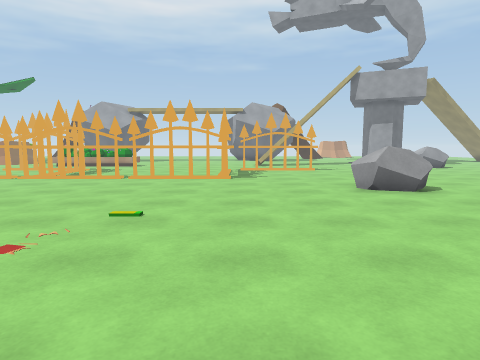
[1] (above)

24 first-person views from a walk through a scene from a Unity 3-D project. The camera is 1.4 m above the floor, tilts 6° down and sees 75° across. The floor is counted in squares, 1 m on a side. Each view is taken from the middle of a square. On the plan, view 1 faces up. The plan holds only what a view shows up to about 14 squares ahead; the rest is blank. The place goes on beyond the plan. Some animated figures are not drawn.

[2]
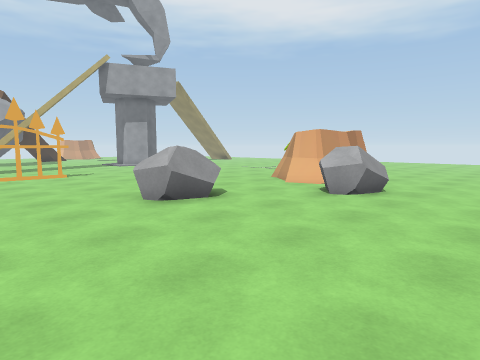

[3]
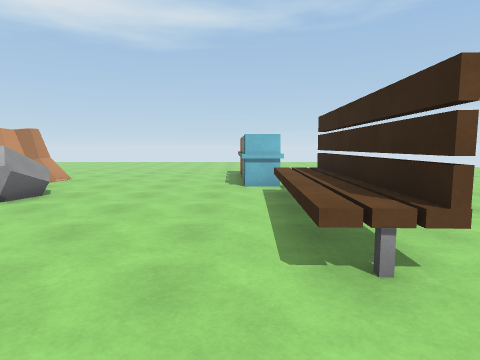

[4]
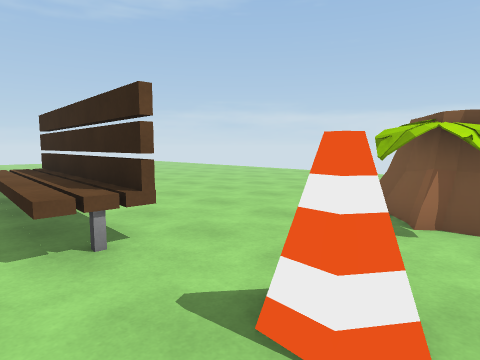

[5]
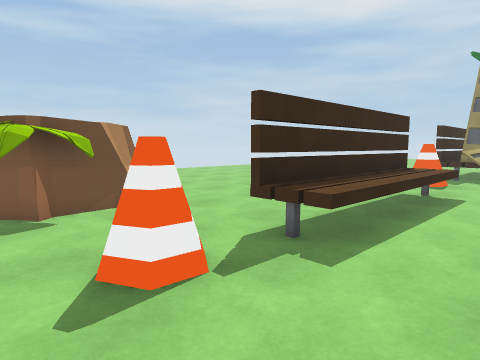

[6]
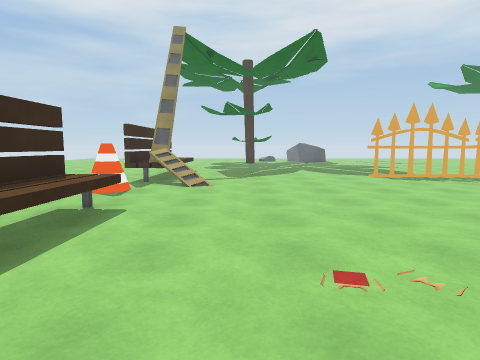

[7]
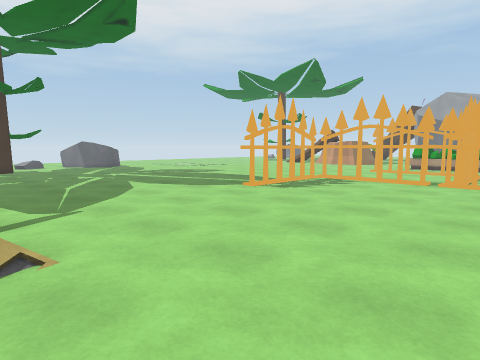

[8]
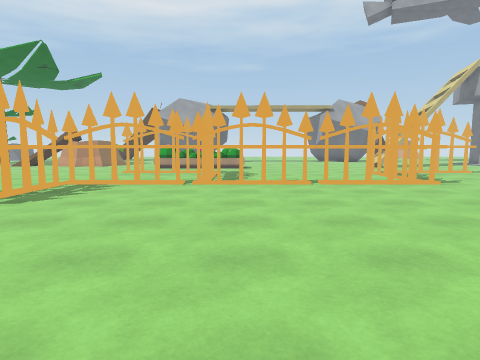

[9]
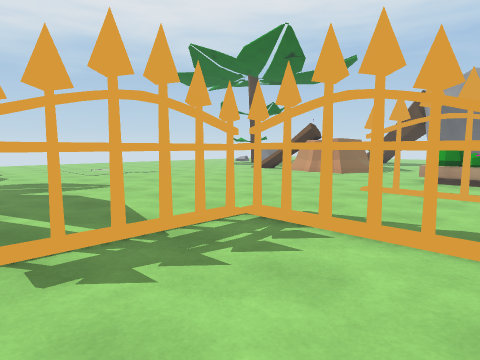

[10]
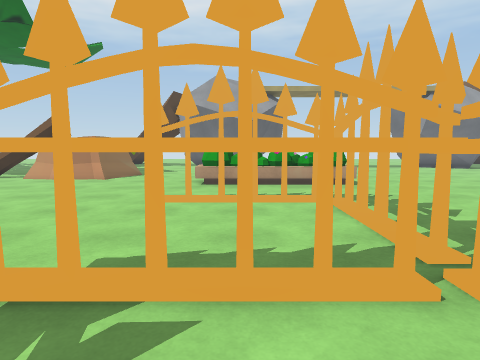

[11]
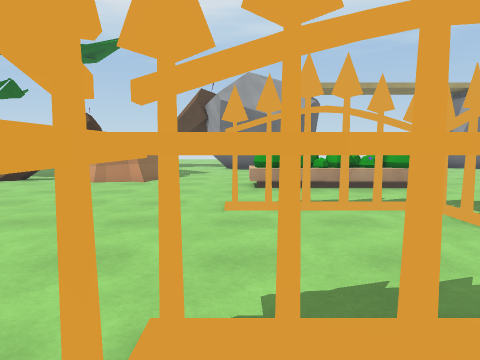

[12]
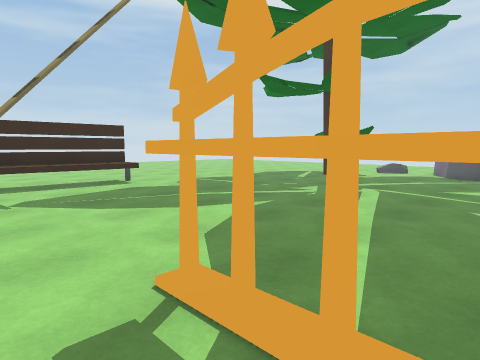

[13]
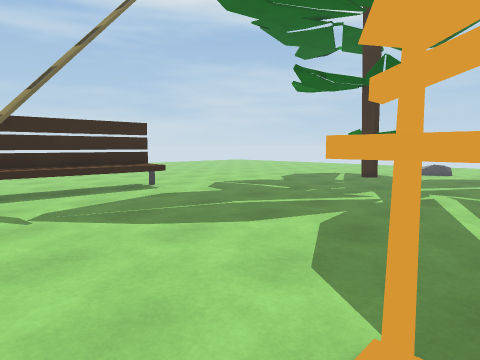

[14]
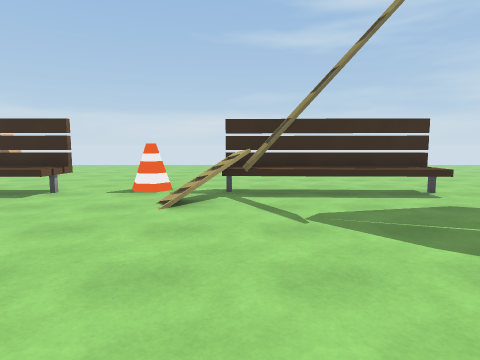

[15]
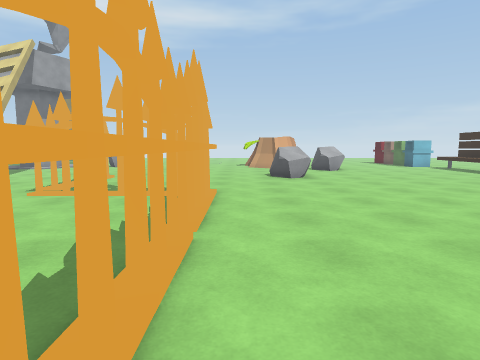

[16]
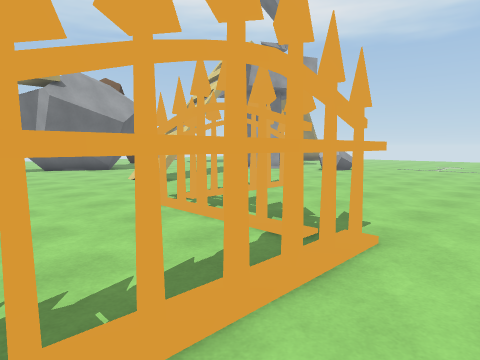

[17]
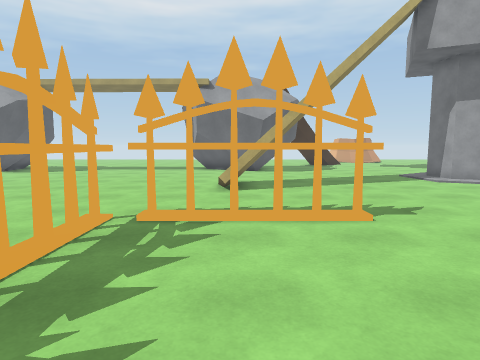

[18]
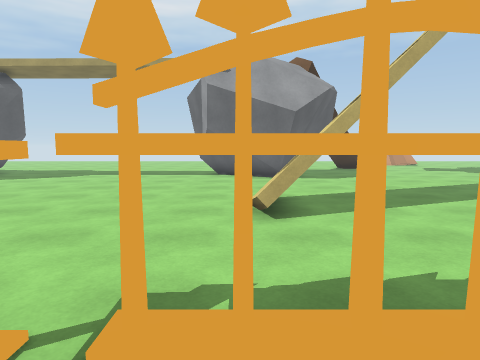

[19]
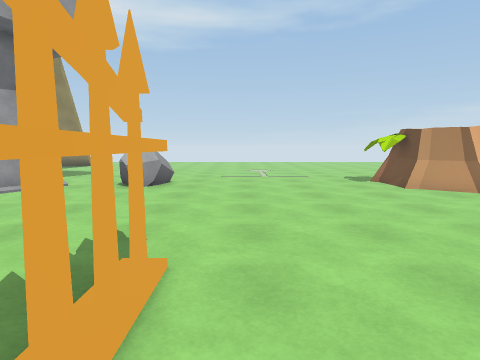

[20]
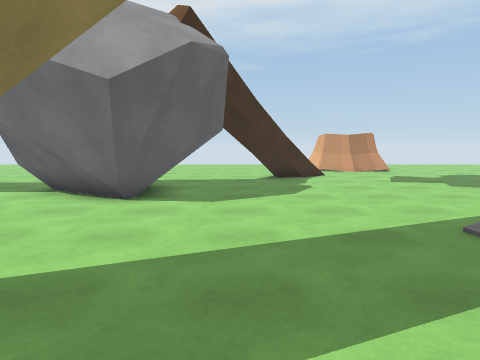

[21]
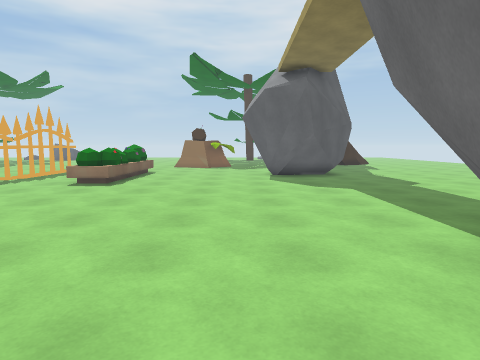

[22]
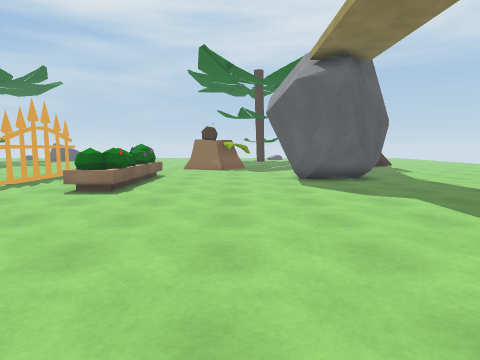

[23]
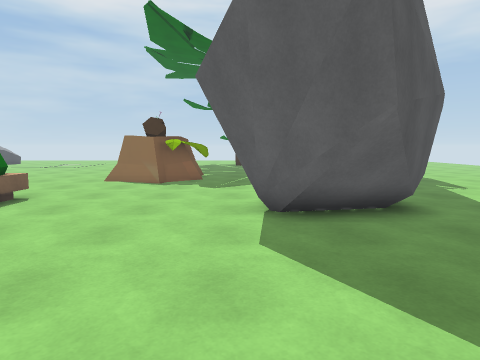

[24]
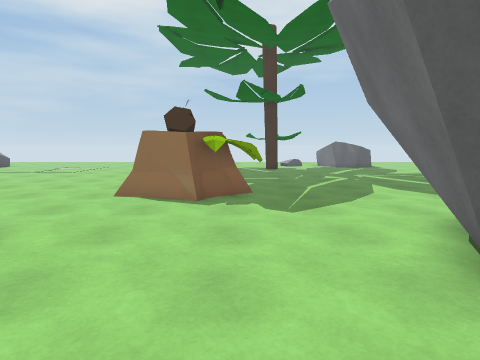

### Floor plan
Key: @ floor where view 1 was taken; # wall or solid block; x gap in a wall; . floor; / step, stairs or slope; = window, fence, low wall or low ledge; ^ raised ledge; T thing the floor can be seen under or through; R rock; C cone; O other object.
Columns run from 23 left of view 1 to 12 right of it. Each row starts with its distance up from view 1.
 38       ...  ......
 37       .... ....... ..     ...  /=...
 36 ..     ..............     ...  .....
 35 ...      .R...........     .........
 34 ......     R...........     ........
 33 .......    RRR........RRR RR#.......
 32 .......    RRR........RRRRRRR.......
 31 ........R  RR..........RRRRR........
 30 .........RRRR.............R.........
 29 .....O.............................
 28    OOO............................
 27     OOO...........................#
 26 OO   O.................... .......##
 25 OOOOOO...................^#........
 24 .........OOOOOOO.........^#.........
 23 .........OOOOOOO.........=#.........
 22 ...................................R
 21 ...................................R
 20 ....................................
 19 .........##xTTT... ....#TTTTT.......
 18 .............TT... ...#.............
 17   ...........TT.......x.............
 16  ............TT.......#.............
 15 .............TT.......#.............
 14 ........TTTT#TT########.............
 13 ........T...........................
 12 ........T..........................O
 11 ........T..................RRR....OO
 10 ........T..................RRR....O
  9 ........T.........................OO
  8 ...............................RR  .
  7 ................................RR .
  6 ....................................
  5 ....................................
  4 ....................................
  3 ....................................
  2 ....................................
  1 ...........O.......................O
  0  ...OOOOO#OO....OOOOOOO@...OOOOOOO O
 -1   ..OOOOOOO.CC..OOOOOOO.CC.OOOOOOOO
 -2  ............C..........C......
 -3  ..............................
 -4 .............. ..................
 -5 ............   ....... OOO ......

Positions as (right, up) in squares from view 1, and headings:
1: (0, 0), facing up
2: (0, 3), facing up-right
3: (1, 1), facing right
4: (0, 1), facing down-right
5: (3, 2), facing down-left
6: (0, 3), facing left
7: (-7, 1), facing up-left
8: (-8, 2), facing up
9: (-10, 9), facing up-left
10: (-12, 11), facing up
11: (-14, 12), facing up
12: (-13, 12), facing down-left
13: (-13, 10), facing down-left
14: (-13, 9), facing down
15: (-10, 13), facing right
16: (-5, 12), facing up-right
17: (2, 13), facing up
18: (1, 17), facing up
19: (1, 18), facing right
20: (6, 23), facing up
21: (4, 29), facing left
22: (2, 28), facing left
23: (-5, 30), facing left
24: (-9, 28), facing left
